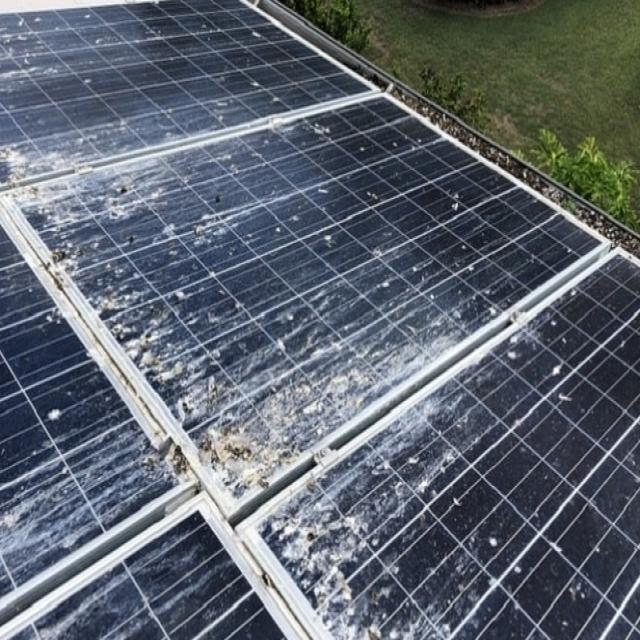
#> input picture data/solar_coco2/train/Bird_drop_10_jpg.rf.fd84a4e2c7339988485212ec76cbf272.jpg, 640 x 640 px; its folder holds only this picture in this run
$ python visual_gt_labels.py
#> lines starting #> are read from the running program, lines starting #| are printed output that depends on the picture
import cv2
import numpy as np
from pathlib import Path

# ====== À ADAPTER SI BESOIN ======
SPLIT_DIR = Path("data/solar_coco2/train")  # ou valid / test
MAX_HEIGHT = 900
# ================================


def parse_yolo_segmentation_label(label_path, img_w, img_h):
    """
    Lit un fichier YOLO segmentation (format:
    cls cx cy w h x1 y1 x2 y2 ... ) et renvoie une liste de polygones en pixels.
    """
    polys = []

    with open(label_path, "r") as f:
        for line in f:
            parts = line.strip().split()
            if len(parts) <= 5:
                continue
            # cls = int(parts[0])  # on ne l'utilise pas ici
            # bbox cx,cy,w,h = parts[1:5]  # pas nécessaire pour l'affichage du polygone

            coords = list(map(float, parts[5:]))  # x1 y1 x2 y2 ...
            if len(coords) % 2 != 0:
                continue

            pts = []
            for x_norm, y_norm in zip(coords[0::2], coords[1::2]):
                x = int(x_norm * img_w)
                y = int(y_norm * img_h)
                pts.append([x, y])

            if len(pts) >= 3:
                polys.append(np.array(pts, dtype=np.int32))

    return polys


def stack_images_side_by_side(img_left, img_right, max_height=800):
    """Met deux images côte à côte, redimensionnées à la même hauteur."""
    h1, w1 = img_left.shape[:2]
    h2, w2 = img_right.shape[:2]

    target_h = min(max(h1, h2), max_height)
    scale1 = target_h / h1
    scale2 = target_h / h2

    left_resized = cv2.resize(img_left, (int(w1 * scale1), target_h))
    right_resized = cv2.resize(img_right, (int(w2 * scale2), target_h))

    return np.hstack([left_resized, right_resized])


def main():
    if not SPLIT_DIR.exists():
        print(f"Dossier split introuvable : {SPLIT_DIR}")
        return

    # liste des images
    image_files = sorted(
        [p for p in SPLIT_DIR.glob("*") if p.suffix.lower() in [".jpg", ".jpeg", ".png"]]
    )

    if not image_files:
        print(f"Aucune image trouvée dans {SPLIT_DIR}")
        return

    print(f"{len(image_files)} images trouvées dans {SPLIT_DIR}")

    cv2.namedWindow("GT | Original vs Segmentation", cv2.WINDOW_NORMAL)

    for img_path in image_files:
        img = cv2.imread(str(img_path))
#> img is the input picture: shape (640, 640, 3); mean B, G, R 111.6, 101.8, 94.4
        if img is None:
            print(f"⚠️ Impossible de lire {img_path}")
            continue

        h, w = img.shape[:2]
#> h = 640; w = 640
        annotated = img.copy()

        label_path = img_path.with_suffix(".txt")
        if not label_path.exists():
            print(f"[{img_path.name}] Aucun label (.txt) trouvé.")
        else:
            polys = parse_yolo_segmentation_label(label_path, w, h)
            if not polys:
                print(f"[{img_path.name}] Label trouvé mais aucun polygone valide.")
            else:
                print(f"[{img_path.name}] {len(polys)} polygone(s) trouvé(s).")

                # créer un overlay de couleur
                overlay = np.zeros_like(annotated, dtype=np.uint8)
                for poly in polys:
                    # remplir le polygone en bleu
                    cv2.fillPoly(overlay, [poly.reshape(-1, 1, 2)], (255, 0, 0))
                    # et tracer le contour en rouge
                    cv2.polylines(annotated, [poly.reshape(-1, 1, 2)], True, (0, 0, 255), 2)

                # mélange avec transparence
                annotated = cv2.addWeighted(annotated, 1.0, overlay, 0.3, 0)

        combined = stack_images_side_by_side(img, annotated, max_height=MAX_HEIGHT)
#> in stack_images_side_by_side, `return np.hstack([left_resized, right_resized])`:
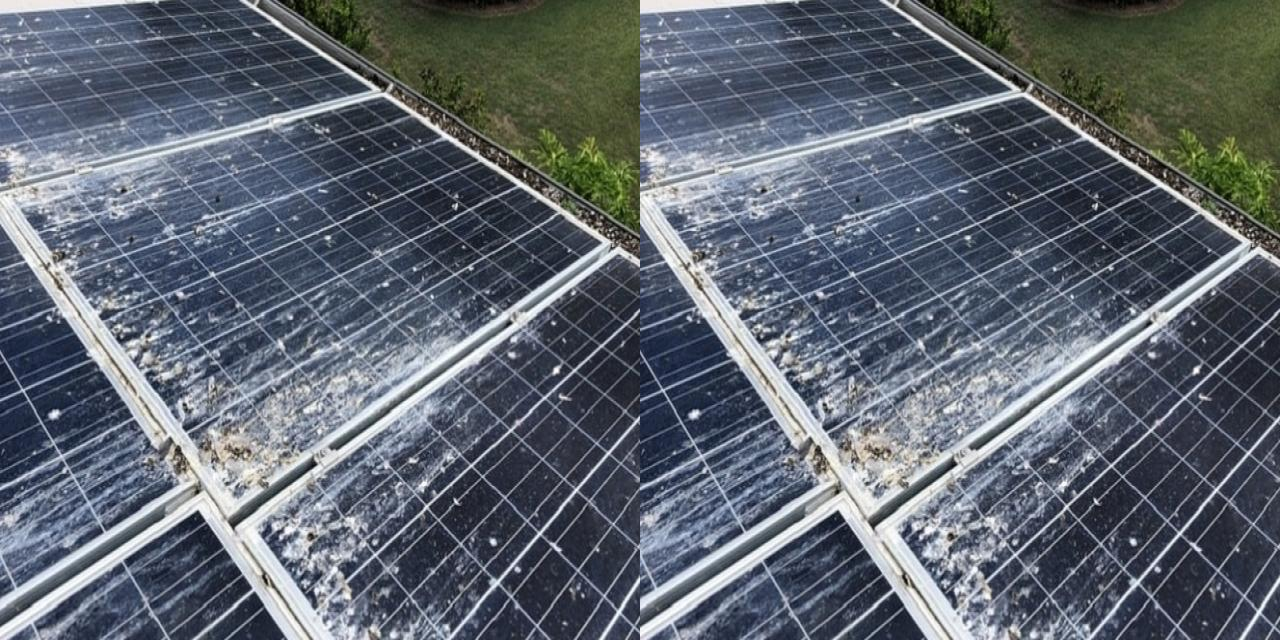
#> returned value: shape (640, 1280, 3); mean of channels 0, 1, 2 111.6, 101.8, 94.4; drawn as B, G, R

        cv2.imshow("GT | Original vs Segmentation", combined)
        print("Image:", img_path.name, "| 'n' = next, 'q' = quit")

        while True:
            key = cv2.waitKey(0) & 0xFF
#> (key q is pressed here)
            if key in (ord("n"), 13, 32):  # n, Enter, Space
                break
            elif key in (ord("q"), 27):  # q, ESC
                cv2.destroyAllWindows()
                return

    cv2.destroyAllWindows()


if __name__ == "__main__":
    main()

$ run again, on data/solar_coco2/train/Bird_drop_41_jpg.rf.d90d0047ef024f670c38cc41aeb3c27e.jpg
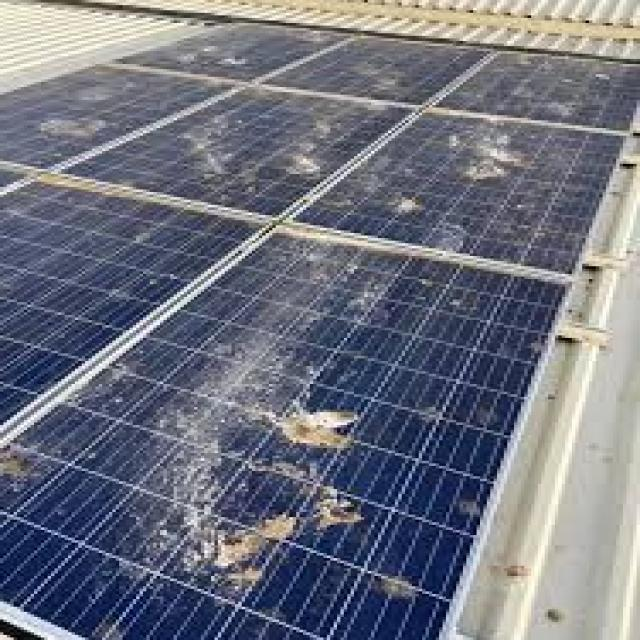
#> input picture data/solar_coco2/train/Bird_drop_41_jpg.rf.d90d0047ef024f670c38cc41aeb3c27e.jpg, 640 x 640 px
#> in main, img is the input picture: shape (640, 640, 3); mean B, G, R 126.7, 113.9, 110.6
#> in stack_images_side_by_side, `return np.hstack([left_resized, right_resized])`:
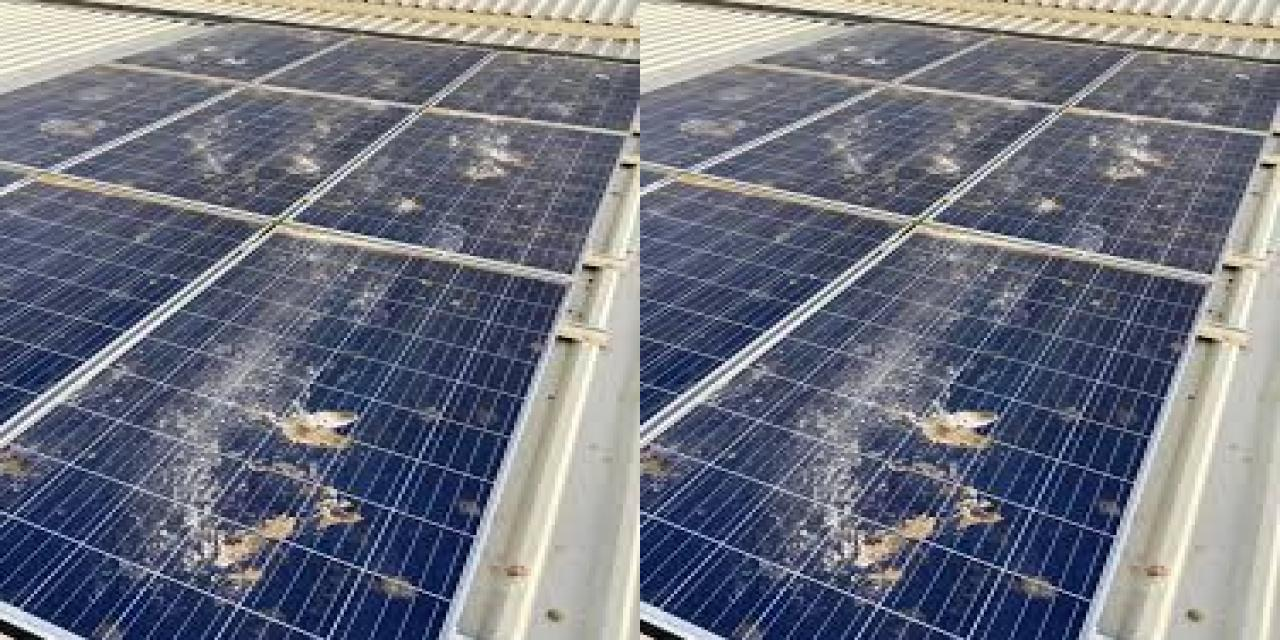
#> returned value: shape (640, 1280, 3); mean of channels 0, 1, 2 126.7, 113.9, 110.6; drawn as B, G, R

$ run again, on data/solar_coco2/train/Bird_drop_47_jpg.rf.27c5f8195c81799365a35fb2c7d407c2.jpg
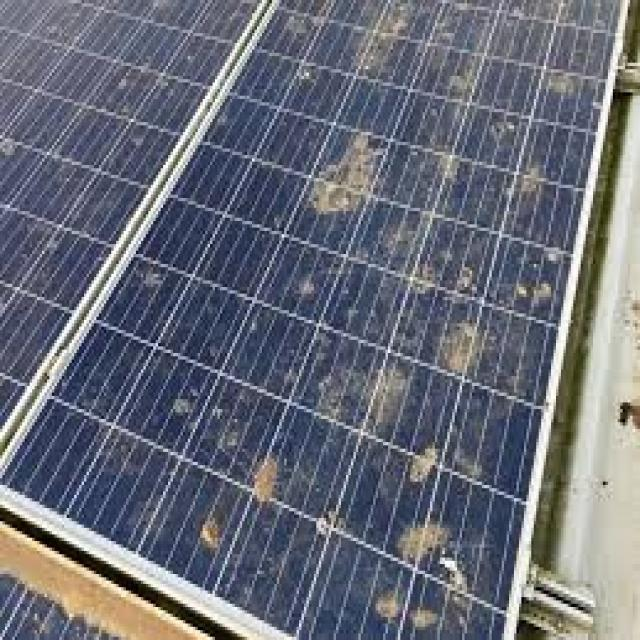
#> input picture data/solar_coco2/train/Bird_drop_47_jpg.rf.27c5f8195c81799365a35fb2c7d407c2.jpg, 640 x 640 px
#> in main, img is the input picture: shape (640, 640, 3); mean B, G, R 119.8, 108.4, 104.8
#> in stack_images_side_by_side, `return np.hstack([left_resized, right_resized])`:
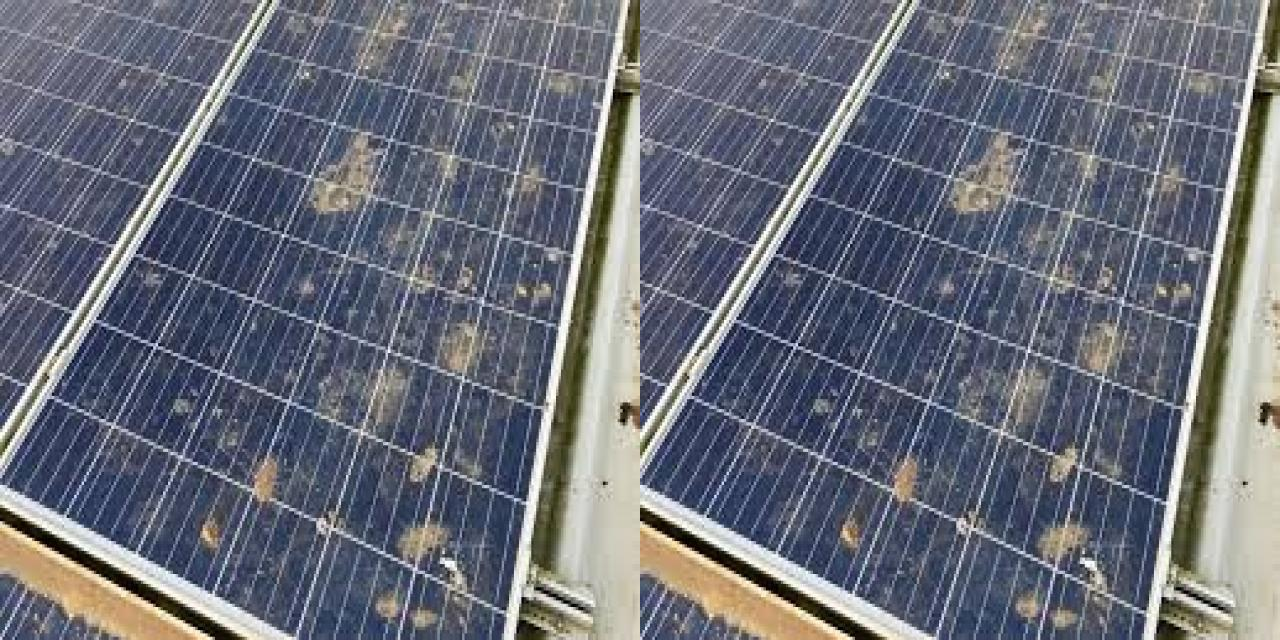
#> returned value: shape (640, 1280, 3); mean of channels 0, 1, 2 119.8, 108.4, 104.8; drawn as B, G, R

$ run again, on data/solar_coco2/train/Bird_drop_53_jpg.rf.14a4599e07ec45d65be393bdb11a5855.jpg
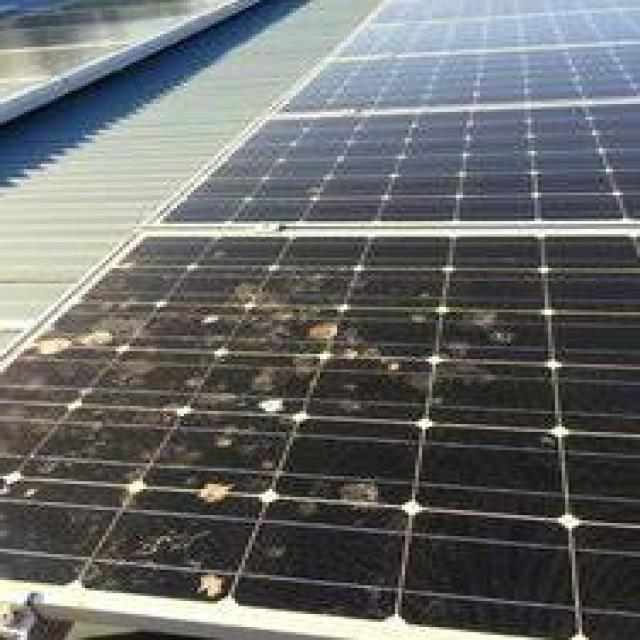
#> input picture data/solar_coco2/train/Bird_drop_53_jpg.rf.14a4599e07ec45d65be393bdb11a5855.jpg, 640 x 640 px
#> in main, img is the input picture: shape (640, 640, 3); mean B, G, R 105.1, 105.5, 104
#> in stack_images_side_by_side, `return np.hstack([left_resized, right_resized])`:
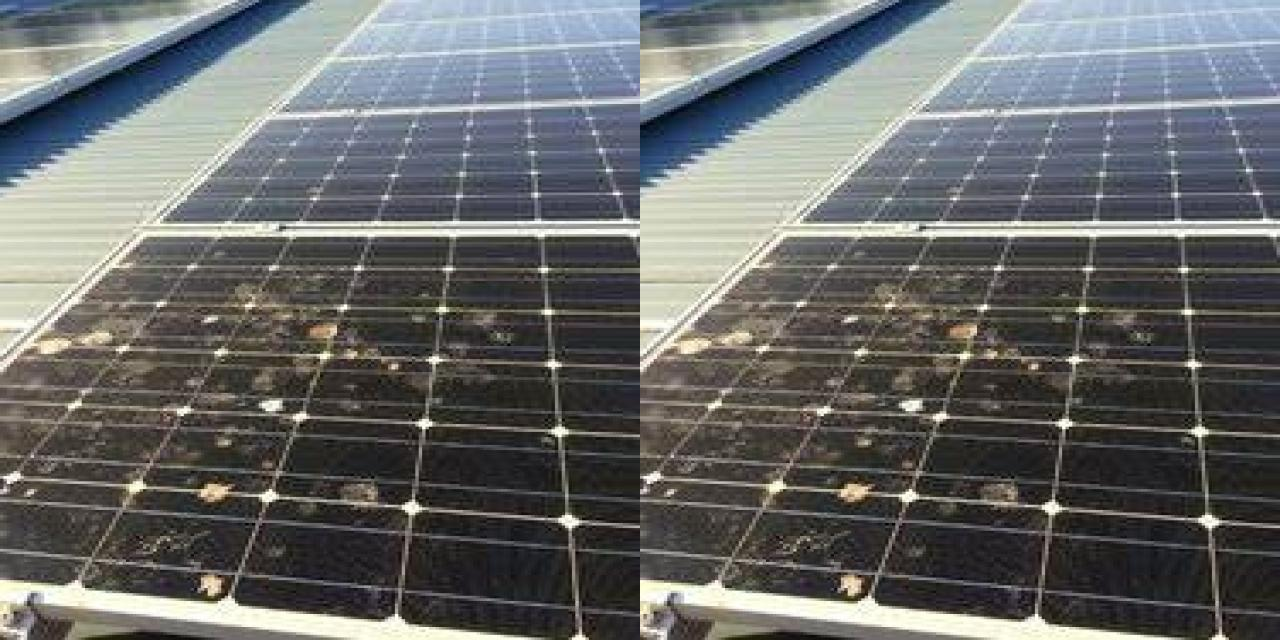
#> returned value: shape (640, 1280, 3); mean of channels 0, 1, 2 105.1, 105.5, 104; drawn as B, G, R

$ run again, on data/solar_coco2/train/Bird_drop_22_jpg.rf.274b5e6623621107686f3dc347ee049f.jpg
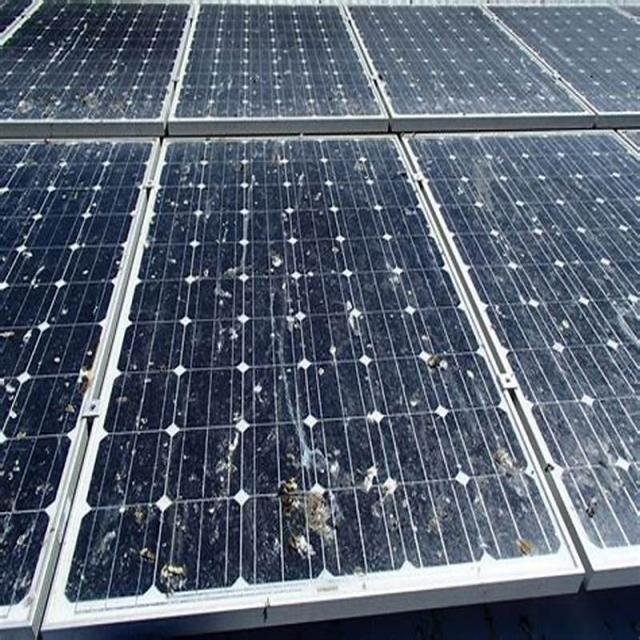
#> input picture data/solar_coco2/train/Bird_drop_22_jpg.rf.274b5e6623621107686f3dc347ee049f.jpg, 640 x 640 px
#> in main, img is the input picture: shape (640, 640, 3); mean B, G, R 113.2, 98, 88
#> in stack_images_side_by_side, `return np.hstack([left_resized, right_resized])`:
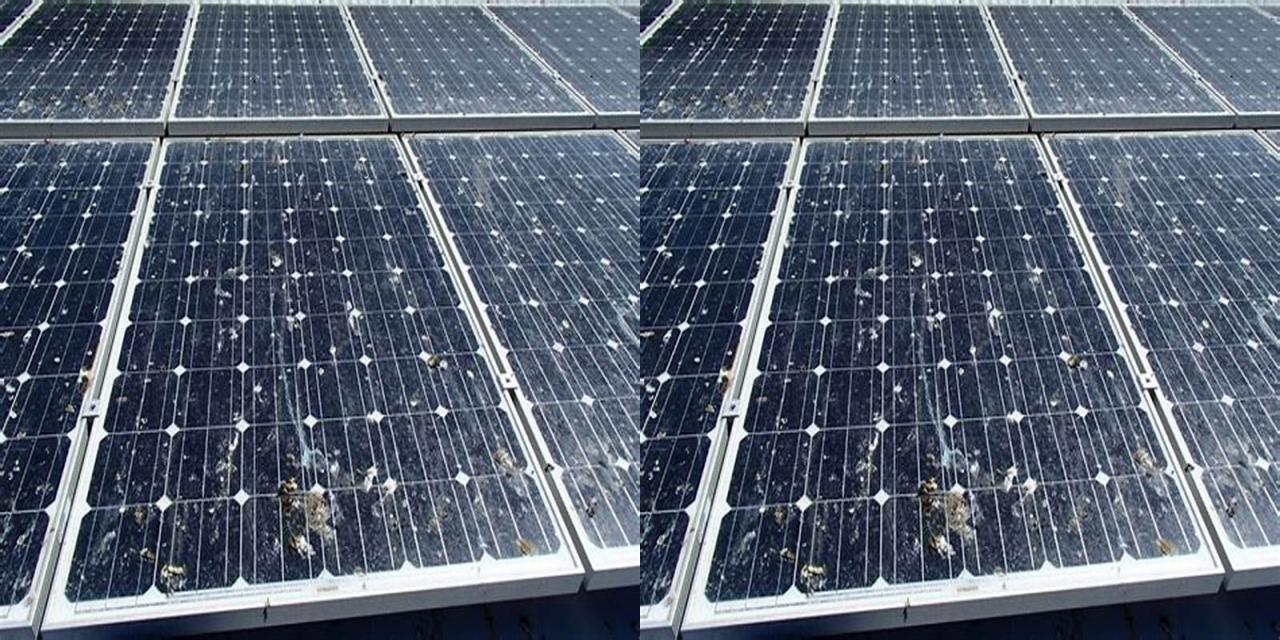
#> returned value: shape (640, 1280, 3); mean of channels 0, 1, 2 113.2, 98, 88; drawn as B, G, R
